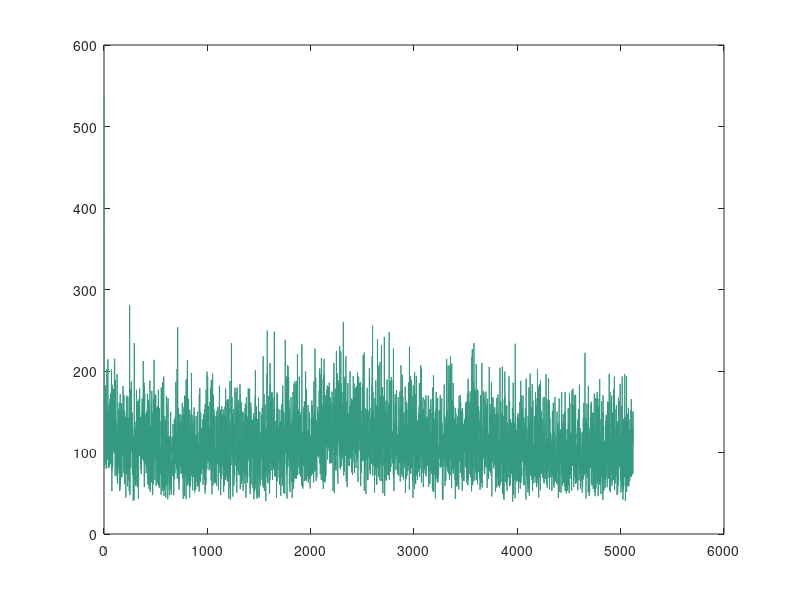

Source code (MATLAB):
errors = csvread('MLP_errors.txt');
errors = errors(:,1:size(errors,2)-1);
f = figure();
%plot(min(errors'), 'Color', [0.2 0.6 0.5]);

plot(mean(errors'), 'Color', [0.2 0.6 0.5])
% hold on
% h = errorbar(mean(errors'), std(errors') * sqrt(size(errors,2)-1), 'k.'); % 0.6198 = 1.96 * sqrt(10), where 10 is sample size

saveas(f,'plot.svg');
exit;